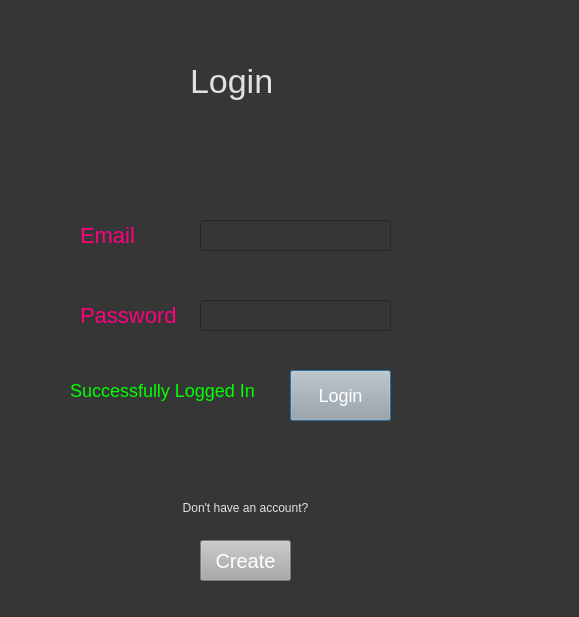
<?xml version="1.0" encoding="UTF-8"?>
<ui version="4.0">
 <class>Dialog</class>
 <widget class="QDialog" name="Dialog">
  <property name="geometry">
   <rect>
    <x>0</x>
    <y>0</y>
    <width>579</width>
    <height>617</height>
   </rect>
  </property>
  <property name="windowTitle">
   <string>Dialog</string>
  </property>
  <property name="styleSheet">
   <string notr="true">background-color: rgb(54, 54, 54);</string>
  </property>
  <widget class="QLabel" name="label">
   <property name="geometry">
    <rect>
     <x>190</x>
     <y>60</y>
     <width>81</width>
     <height>42</height>
    </rect>
   </property>
   <property name="styleSheet">
    <string notr="true">font-size:34px; 
color: rgb(225, 225, 225);</string>
   </property>
   <property name="text">
    <string>Login</string>
   </property>
  </widget>
  <widget class="QLabel" name="label_2">
   <property name="geometry">
    <rect>
     <x>80</x>
     <y>220</y>
     <width>81</width>
     <height>31</height>
    </rect>
   </property>
   <property name="font">
    <font>
     <pointsize>-1</pointsize>
    </font>
   </property>
   <property name="styleSheet">
    <string notr="true">color: rgb(255, 0, 127); font-size:22px</string>
   </property>
   <property name="text">
    <string>Email</string>
   </property>
  </widget>
  <widget class="QLineEdit" name="email">
   <property name="geometry">
    <rect>
     <x>200</x>
     <y>220</y>
     <width>191</width>
     <height>31</height>
    </rect>
   </property>
   <property name="styleSheet">
    <string notr="true">color:rgb(225, 225, 225); font-size:16px</string>
   </property>
   <property name="cursorMoveStyle">
    <enum>Qt::LogicalMoveStyle</enum>
   </property>
  </widget>
  <widget class="QLabel" name="label_3">
   <property name="geometry">
    <rect>
     <x>80</x>
     <y>300</y>
     <width>111</width>
     <height>31</height>
    </rect>
   </property>
   <property name="font">
    <font>
     <pointsize>-1</pointsize>
    </font>
   </property>
   <property name="styleSheet">
    <string notr="true">color: rgb(255, 0, 127); font-size:22px</string>
   </property>
   <property name="text">
    <string>Password</string>
   </property>
  </widget>
  <widget class="QLineEdit" name="password">
   <property name="geometry">
    <rect>
     <x>200</x>
     <y>300</y>
     <width>191</width>
     <height>31</height>
    </rect>
   </property>
   <property name="styleSheet">
    <string notr="true">color:rgb(225, 225, 225); font-size:16px</string>
   </property>
   <property name="inputMethodHints">
    <set>Qt::ImhHiddenText|Qt::ImhNoAutoUppercase|Qt::ImhNoPredictiveText|Qt::ImhSensitiveData</set>
   </property>
   <property name="echoMode">
    <enum>QLineEdit::Password</enum>
   </property>
  </widget>
  <widget class="QPushButton" name="loginbutton">
   <property name="geometry">
    <rect>
     <x>290</x>
     <y>370</y>
     <width>101</width>
     <height>51</height>
    </rect>
   </property>
   <property name="styleSheet">
    <string notr="true">background-color: rgb(167, 168, 167); 
color: rgb(255, 255, 255);
font-size:18px</string>
   </property>
   <property name="text">
    <string>Login</string>
   </property>
  </widget>
  <widget class="QLabel" name="label_4">
   <property name="enabled">
    <bool>true</bool>
   </property>
   <property name="geometry">
    <rect>
     <x>150</x>
     <y>500</y>
     <width>191</width>
     <height>16</height>
    </rect>
   </property>
   <property name="styleSheet">
    <string notr="true">color:rgb(225, 225, 225)</string>
   </property>
   <property name="frameShape">
    <enum>QFrame::NoFrame</enum>
   </property>
   <property name="frameShadow">
    <enum>QFrame::Plain</enum>
   </property>
   <property name="text">
    <string>Don't have an account?</string>
   </property>
   <property name="alignment">
    <set>Qt::AlignCenter</set>
   </property>
  </widget>
  <widget class="QPushButton" name="createaccbutton">
   <property name="geometry">
    <rect>
     <x>200</x>
     <y>540</y>
     <width>91</width>
     <height>41</height>
    </rect>
   </property>
   <property name="styleSheet">
    <string notr="true">background-color: rgb(167, 168, 167);color:rgb(255, 255, 255);
font-size: 20px</string>
   </property>
   <property name="text">
    <string>Create</string>
   </property>
  </widget>
  <widget class="QLabel" name="loginInvalidMessage">
   <property name="geometry">
    <rect>
     <x>90</x>
     <y>380</y>
     <width>151</width>
     <height>31</height>
    </rect>
   </property>
   <property name="styleSheet">
    <string notr="true">color: rgb(255, 0, 0); font-size:18px</string>
   </property>
   <property name="text">
    <string>Invalid credential</string>
   </property>
  </widget>
  <widget class="QLabel" name="loginMessage">
   <property name="geometry">
    <rect>
     <x>70</x>
     <y>370</y>
     <width>211</width>
     <height>41</height>
    </rect>
   </property>
   <property name="styleSheet">
    <string notr="true">color: rgb(0, 255, 0); font-size:18px</string>
   </property>
   <property name="text">
    <string>Successfully Logged In</string>
   </property>
  </widget>
 </widget>
 <resources/>
 <connections/>
</ui>
